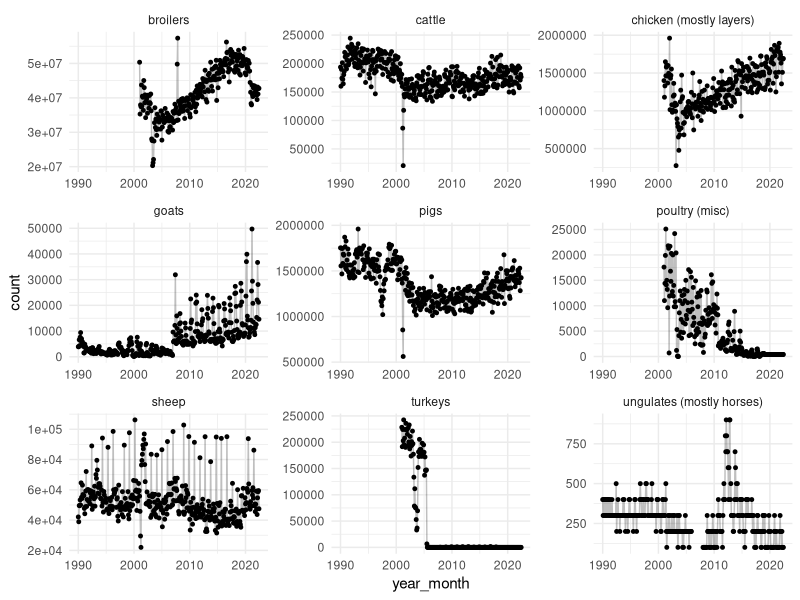
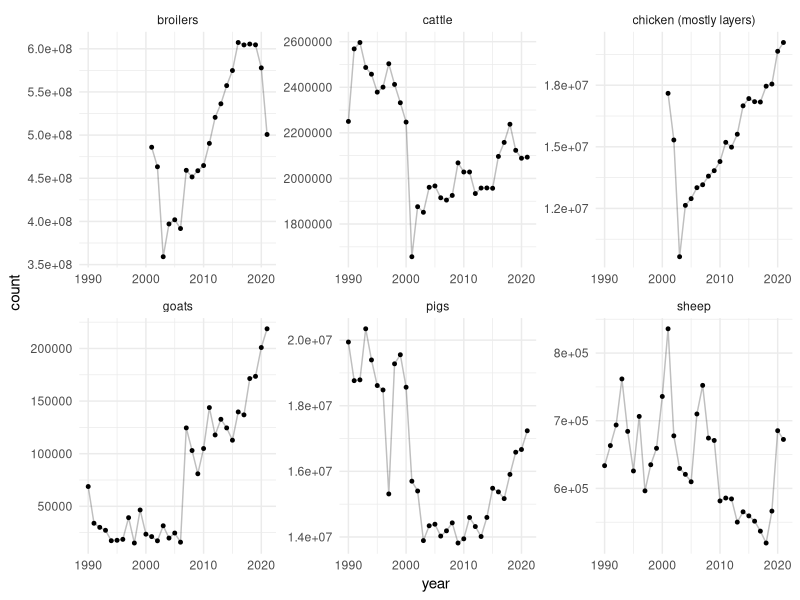

These charts were generated, in order, by the following R code:
## ---- chunk 1
#| label: setup
#| message: false

# Load packages
library(tidyverse)

# Load data
data <- read_csv2("meat-production-netherlands.csv")

# Set default ggplot
theme_set(theme_minimal())
## ---- chunk 2
#| label: data-inspection
#| tbl-cap: First 6 rows of the data.
head(data)
## ---- chunk 3
#| label: rename-columns
data <- data %>%
  rename(
    animal = Slachtdieren,
    period = Perioden,
    count = `Aantal slachtingen (x 1 000)`
  ) %>%
  mutate(count = count * 1000)
## ---- chunk 4
#| label: inspect-count
data %>%
  count(period)
## ---- chunk 5
#| label: clean-period
data <- mutate(data,
    year = parse_number(period),
    month = str_remove(period, "[0-9]{4} ?"),
    final = if_else(str_detect(period, "\\*"), "no", "yes"),
    month = str_remove(month, "\\*"),
    month = recode(month,
      "augustus" = "august",
      "februari" = "february",
      "januari" = "january",
      "juli" = "july",
      "juni" = "june",
      "maart" = "march",
      "mei" = "may",
      "oktober" = "october",
    ),
    month = na_if(month, ""),
    period = NULL
  )
## ---- chunk 6
#| label: inspect-animals
count(data, animal)
## ---- chunk 7
#| label: clean-animals
data <- mutate(data, 
  animal = recode(animal, 
    "Eenhoevigen" = "ungulates (mostly horses)",
    "Geiten (totaal)" = "goats",
    "Kalkoenen" = "turkeys",
    "Kalveren jonger dan 9 maanden" = "calves (< 9 months)",
    "Kalveren van 9 tot en met 12 maanden" = "calves (9-12 months)",
    "Koeien" = "cows",
    "Overig pluimvee" = "poultry (misc)",
    "Overige kippen" = "chicken (mostly layers)",
    "Rundvee (totaal)" = "cattle",
    "Schapen incl. lammeren" = "sheep",
    "Schapenlammeren" = "lambs",
    "Stieren" = "bulls",
    "Totaal kalveren" = "calves",
    "Totaal volwassen runderen" = "adult cattle (total)",
    "Vaarzen" = "heifers",
    "Varkens (totaal)" = "pigs",
    "Vleeskuikens" = "broilers"
  )
)
## ---- chunk 8
#| label: remove-non-total-animals
data <- filter(data, !animal %in% c("adult cattle (total)", "cows", 
  "heifers", "bulls", "calves","calves (< 9 months)", 
  "calves (9-12 months)", "lambs")
)
## ---- chunk 9
#| label: inspect-animals-again
count(data, animal)
## ---- chunk 10
#| label: separate-data-frames
data_annual <- data %>%
  filter(is.na(month)) %>%
  select(-month)

data <- filter(data, !is.na(month))
## ---- chunk 11
#| label: add-year-month-column
data <- mutate(data,
  month = str_to_sentence(month),
  month = match(month, month.name),
  year_month = paste(year, month, "1", sep = "-"),
  year_month = lubridate::as_date(year_month),
  year_month = zoo::as.yearmon(year_month)
) 
## ---- chunk 12
#| label: plot-monthly-data
#| fig-cap: Number of slaughtered animals per month and animal
#| warning: false
ggplot(data, aes(x = year_month, y = count)) +
  geom_point(size = 1) +
  geom_line(alpha = .25) +
  facet_wrap(~ animal, scales = "free") 
## ---- chunk 13
#| label: plot-annual-data
#| fig-cap: Number of slaughtered animals per year and animal
#| warning: false
data_annual_subset <- data_annual %>%
  filter(animal %in% c("broilers", "goats", "sheep", "cattle", "pigs", 
    "chicken (mostly layers)")
  ) %>%
  filter(final == "yes")

ggplot(data_annual_subset, aes(x = year, y = count)) +
  geom_point(size = 1) +
  geom_line(alpha = .25) +
  facet_wrap(~ animal, scales = "free")
## ---- chunk 14
#| label: table-count-2021
#| tbl-cap: Number of slaughtered animals in 2021
data_annual %>%
  filter(year == 2021) %>%
  arrange(desc(count)) %>%
  select(animal, count)
## ---- chunk 15
#| label: total-count-2021
count_total_2021 <- data_annual %>%
  filter(year == 2021) %>%
  summarize(count_total = sum(count)) %>%
  pull(count_total)
